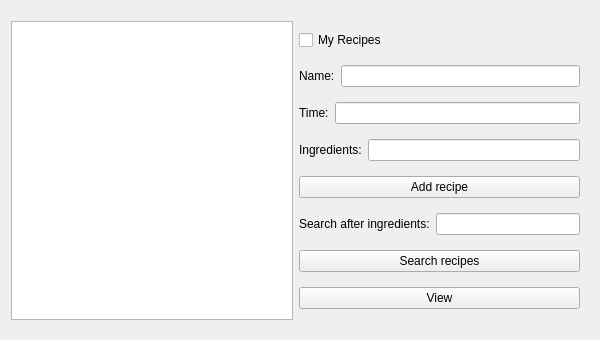
<?xml version="1.0" encoding="UTF-8"?>
<ui version="4.0">
 <class>ChefWindowClass</class>
 <widget class="QWidget" name="ChefWindowClass">
  <property name="geometry">
   <rect>
    <x>0</x>
    <y>0</y>
    <width>600</width>
    <height>340</height>
   </rect>
  </property>
  <property name="windowTitle">
   <string>ChefWindow</string>
  </property>
  <widget class="QWidget" name="">
   <property name="geometry">
    <rect>
     <x>0</x>
     <y>10</y>
     <width>591</width>
     <height>321</height>
    </rect>
   </property>
   <layout class="QHBoxLayout" name="horizontalLayout_5">
    <item>
     <widget class="QListWidget" name="recipesList"/>
    </item>
    <item>
     <layout class="QVBoxLayout" name="verticalLayout">
      <item>
       <widget class="QCheckBox" name="myRecipesCheck">
        <property name="text">
         <string>My Recipes</string>
        </property>
       </widget>
      </item>
      <item>
       <layout class="QHBoxLayout" name="horizontalLayout">
        <item>
         <widget class="QLabel" name="label">
          <property name="text">
           <string>Name:</string>
          </property>
         </widget>
        </item>
        <item>
         <widget class="QLineEdit" name="nameLE"/>
        </item>
       </layout>
      </item>
      <item>
       <layout class="QHBoxLayout" name="horizontalLayout_2">
        <item>
         <widget class="QLabel" name="label_2">
          <property name="frameShape">
           <enum>QFrame::Shape::NoFrame</enum>
          </property>
          <property name="text">
           <string>Time:</string>
          </property>
         </widget>
        </item>
        <item>
         <widget class="QLineEdit" name="timeLE"/>
        </item>
       </layout>
      </item>
      <item>
       <layout class="QHBoxLayout" name="horizontalLayout_3">
        <item>
         <widget class="QLabel" name="label_3">
          <property name="text">
           <string>Ingredients:</string>
          </property>
         </widget>
        </item>
        <item>
         <widget class="QLineEdit" name="ingredientsLE"/>
        </item>
       </layout>
      </item>
      <item>
       <widget class="QPushButton" name="addButton">
        <property name="text">
         <string>Add recipe</string>
        </property>
       </widget>
      </item>
      <item>
       <layout class="QHBoxLayout" name="horizontalLayout_4">
        <item>
         <widget class="QLabel" name="label_4">
          <property name="text">
           <string>Search after ingredients:</string>
          </property>
         </widget>
        </item>
        <item>
         <widget class="QLineEdit" name="searchLE"/>
        </item>
       </layout>
      </item>
      <item>
       <widget class="QPushButton" name="searchButton">
        <property name="text">
         <string>Search recipes</string>
        </property>
       </widget>
      </item>
      <item>
       <widget class="QPushButton" name="viewButton">
        <property name="text">
         <string>View</string>
        </property>
       </widget>
      </item>
     </layout>
    </item>
   </layout>
  </widget>
 </widget>
 <layoutdefault spacing="6" margin="11"/>
 <resources/>
 <connections/>
</ui>
